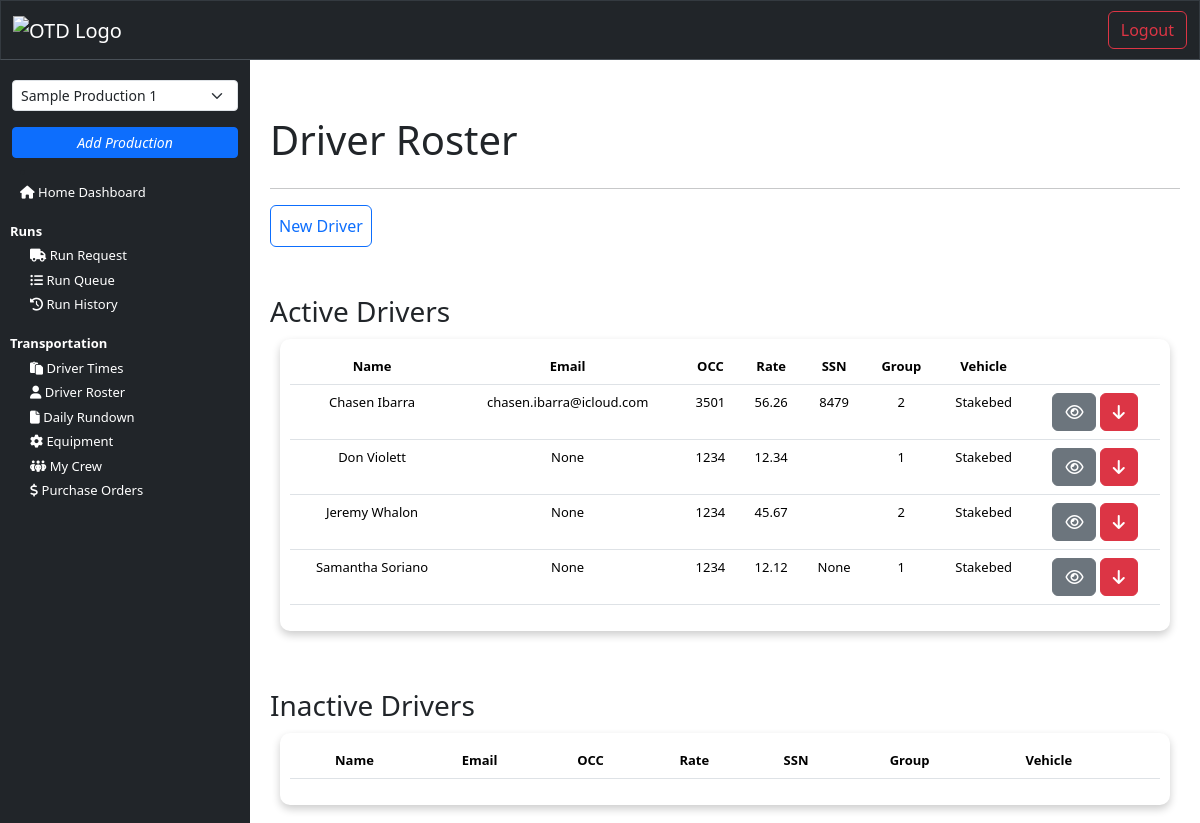
/driver_roster (signed in), run on the app's committed database.
### transportation/models.py (models this page shows, shortened)
class Driver(models.Model):
    user = models.OneToOneField(settings.AUTH_USER_MODEL, on_delete=models.CASCADE)  # Use custom user model
    production_title = models.CharField(max_length=150, null=True, blank=True)
    first_name = models.CharField(max_length=150, null=True, blank=True)
    last_name = models.CharField(max_length=150, null=True, blank=True)
    driver_email = models.EmailField(_('email address'), null=True, blank=True)
    driver_birthdate = models.DateField(null=True, blank=True)
    driver_phone = models.CharField(max_length=15, null=True, blank=True)
    occupation_code = models.CharField(max_length=4, null=True, blank=True)
    job_classification = models.CharField(max_length=50, null=True, blank=True)
    driver_hire_date = models.DateField(null=True, blank=True)
    production_status = models.CharField(max_length=50, null=True, blank=True) # On production or off production
    rate = models.DecimalField(max_digits=6, decimal_places=2, null=True, blank=True)
    grouping = models.IntegerField(null=True, blank=True)
    local = models.IntegerField(null=True, blank=True)
    last_4 = models.CharField(max_length=6, null=True, blank=True)
    drivers_license_number = models.CharField(max_length=20, null=True, blank=True)
    drivers_license_expiration = models.DateField(null=True, blank=True)
    drivers_license_state = models.CharField(max_length=2, null=True, blank=True)
    drivers_license_class = models.CharField(max_length=2, null=True, blank=True)
    drivers_license_endorsements = models.CharField(max_length=50, null=True, blank=True)
    drivers_license_restrictions = models.CharField(max_length=50, null=True, blank=True)
    medical_card_expiration = models.DateField(null=True, blank=True)
    assigned_truck = models.ManyToManyField('Equipment', related_name='assigned_truck', limit_choices_to={'equipment_type_1': 'truck'})
    assigned_trailer = models.ManyToManyField('Equipment', related_name='assigned_trailer', limit_choices_to={'equipment_type_1': 'trailer'})
    supporting_department = models.ForeignKey(Department, null=True, blank=True, on_delete=models.CASCADE, related_name='drivers')
    is_favorite = models.BooleanField(default=False, null=True, blank=True)
    is_active = models.BooleanField(default=True)

### interface/views.py (the view)
# urls.py: path('driver_roster', views.driver_roster, name="driver_roster"),
@login_required(login_url='login')
def driver_roster(request):
    drivers = Driver.objects.all()
    user = get_object_or_404(NewUser, id=request.user.id)
    user_productions = user.productions.filter(is_active=True)
    production_title_in_session = request.session.get('production_title')
    if production_title_in_session:
        drivers = drivers.filter(production_title=production_title_in_session)
    context = {
        'drivers': drivers,
        'user_productions': user_productions,
    }
    return render(request, 'interface/driver_roster.html', context=context)

### interface/templates/interface/driver_roster.html (shortened to what this page needs)
{% extends 'interface/layout.html' %}
{% load crispy_forms_tags %}
{% block content %}
    <main>
      <br>
      <div class="container">
        <div>
          <br>
          <div class="card-title d-flex justify-content-between">
            <h1>Driver Roster</h1>
          </div>
          <hr>
          <form method="post" action="{% url 'add_driver' %}">
            <button type="submit" class="btn btn-outline-primary p-2">New Driver</button>
          </form>
          <br><br>
          <h3>Active Drivers</h3>
          <div class="table-responsive card-body">
              <table class="table">
                  <thead>
                    <tr>
                      <th scope="col">Name</th>
                      <th class="hidden-column" scope="col">Email</th>
                      <th class="hidden-column" scope="col">OCC</th>
                      <th class="hidden-column" scope="col">Rate</th>
                      <th class="hidden-column" scope="col">SSN</th>
                      <th scope="col">Group</th>
                      <th scope="col">Vehicle</th>
                      <th scope="col"></th>
                    </tr>
                  </thead>
                  <tbody>
                      {% for driver in drivers %}
                        {% if driver.is_active %}
                          <tr>
                              <td scope="row"> {{driver.first_name}} {{driver.last_name}}</td>
                              <td class="hidden-column" >{{ driver.driver_email }}</td>
                              <td class="hidden-column" >{{ driver.occupation_code }}</td>
                              <td class="hidden-column" >{{ driver.rate }}</td>
                              <td class="hidden-column" >{{ driver.last_4 }}</td>
                              <td>{{ driver.grouping }}</td>
                              <td>Stakebed</td>
                              <td>
                                <a class="btn btn-secondary" href="{% url 'view_driver' driver.id %}" title="deactivate_driver"><i class="fa fa-eye"></i></a>
                                <a class="btn btn-danger" href="{% url 'deactivate_driver' driver.id %}" title="deactivate_driver"><i class="fa fa-arrow-down"></i></a>
                              </td>
                          </tr>
                        {% endif %}
                      {% endfor %}
                  </tbody>
              </table>
          </div>
          <br><br>
          <h3>Inactive Drivers</h3>
          <div class="table-responsive card-body">
              <table class="table">
                  <thead>
                    <tr>
                      <th scope="col">Name</th>
                      <th class="hidden-column" scope="col">Email</th>
                      <th class="hidden-column" scope="col">OCC</th>
                      <th class="hidden-column" scope="col">Rate</th>
                      <th class="hidden-column" scope="col">SSN</th>
                      <th scope="col">Group</th>
                      <th scope="col">Vehicle</th>
                      <th scope="col"></th>
                    </tr>
                  </thead>
              </table>
          </div>
        </div>
      </div>
    </main>
{% endblock %}

### static/css/style.css (style rules this page uses)
body { padding: 0; margin: 0; background-color: white; }
main { margin: 0; padding: 0; }
.card-body { padding: 20px; margin: 20px; border-radius: 10px; box-shadow: 0 4px 8px 0 rgba(0,0,0,0.2); background-color: white; }
td, th { text-align: center; }
@media (min-width: 768px) { .card-body { padding: 10px; margin: 10px; font-size: small; } }
@media (min-width: 994px) { th { white-space: nowrap; } }

### data on the page
Driver: first_name "Chasen", last_name "Ibarra", driver_email "chasen.ibarra@icloud.com", occupation_code "3501", rate "56.26", last_4 "8479", grouping "2"
Driver: first_name "Don", last_name "Violett", driver_email "None", occupation_code "1234", rate "12.34", grouping "1"
Driver: first_name "Jeremy", last_name "Whalon", driver_email "None", occupation_code "1234", rate "45.67", grouping "2"
Driver: first_name "Samantha", last_name "Soriano", driver_email "None", occupation_code "1234", rate "12.12", last_4 "None", grouping "1"

### other printed values
form field production_title "Sample Production 1"
